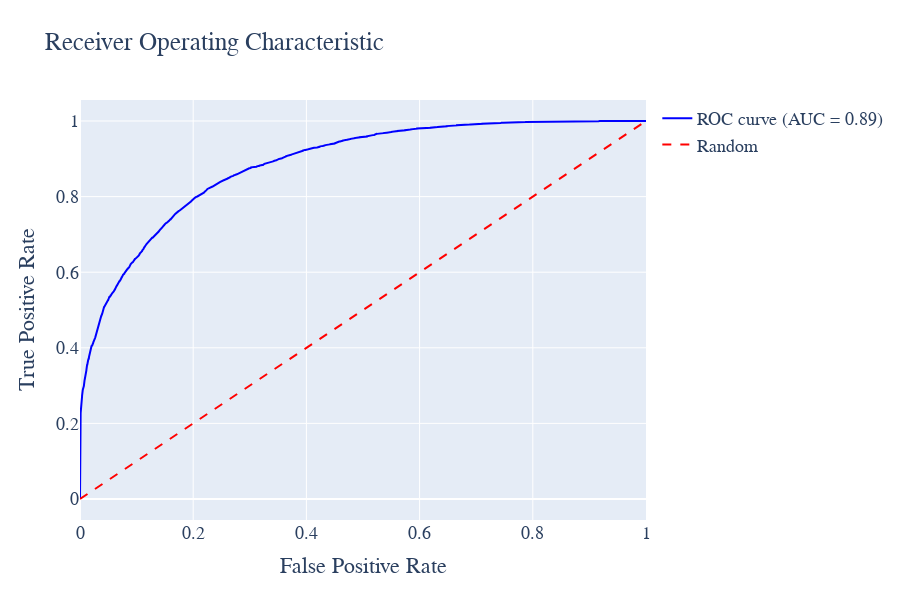

The code cell stored with this chart in its notebook:
### Code cell
# %%
import plotly.graph_objects as go
from sklearn.metrics import roc_curve, auc

# 计算ROC曲线
roc_auc = auc(fpr, tpr)

# 计算ROC曲线
roc_auc = auc(fpr, tpr)

# 创建布局
layout = go.Layout(
    title='Receiver Operating Characteristic',
    xaxis=dict(title='False Positive Rate'),
    yaxis=dict(title='True Positive Rate'),
    hovermode='closest',
    width=900, height=600,
    font=dict(family='Times New Roman', size=18)
)

# 创建ROC曲线图形
roc_trace = go.Scatter(
    x=fpr,
    y=tpr,
    mode='lines',
    line=dict(color='blue', width=2),
    name='ROC curve (AUC = %0.2f)' % roc_auc
)

# 创建对角线图形
diagonal_trace = go.Scatter(
    x=[0, 1],
    y=[0, 1],
    mode='lines',
    line=dict(color='red', width=2, dash='dash'),
    name='Random'
)

# 创建图表数据
data = [roc_trace, diagonal_trace]

# 创建图表
fig = go.Figure(data=data, layout=layout)

fig.write_html('Image/4_6_3_4.html')
# 显示图表
fig.show()

### Figure 1 — Plotly figure (JSON) as saved in the notebook; plotly's stock layout.template omitted (floating-point values rounded to 4 significant figures; data arrays with more than 128 entries replaced by an {"elided": "..."} marker saying what was removed)
{"data": [{"line": {"color": "blue", "width": 2}, "mode": "lines", "name": "ROC curve (AUC = 0.89)", "type": "scatter", "x": {"elided": "3968 float values"}, "y": {"elided": "3968 float values"}}, {"line": {"color": "red", "dash": "dash", "width": 2}, "mode": "lines", "name": "Random", "type": "scatter", "x": [0, 1], "y": [0, 1]}], "layout": {"font": {"family": "Times New Roman", "size": 18}, "height": 600, "hovermode": "closest", "title": {"text": "Receiver Operating Characteristic"}, "width": 900, "xaxis": {"title": {"text": "False Positive Rate"}}, "yaxis": {"title": {"text": "True Positive Rate"}}}}
